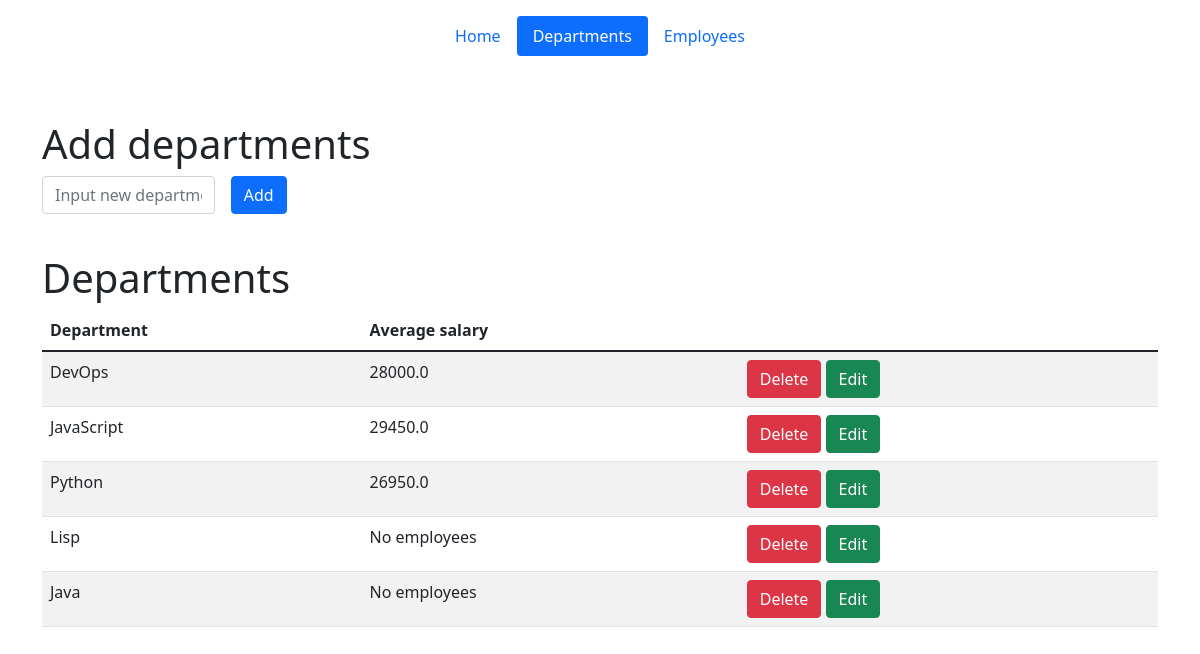
Before: /departments (signed in) with the older database file.
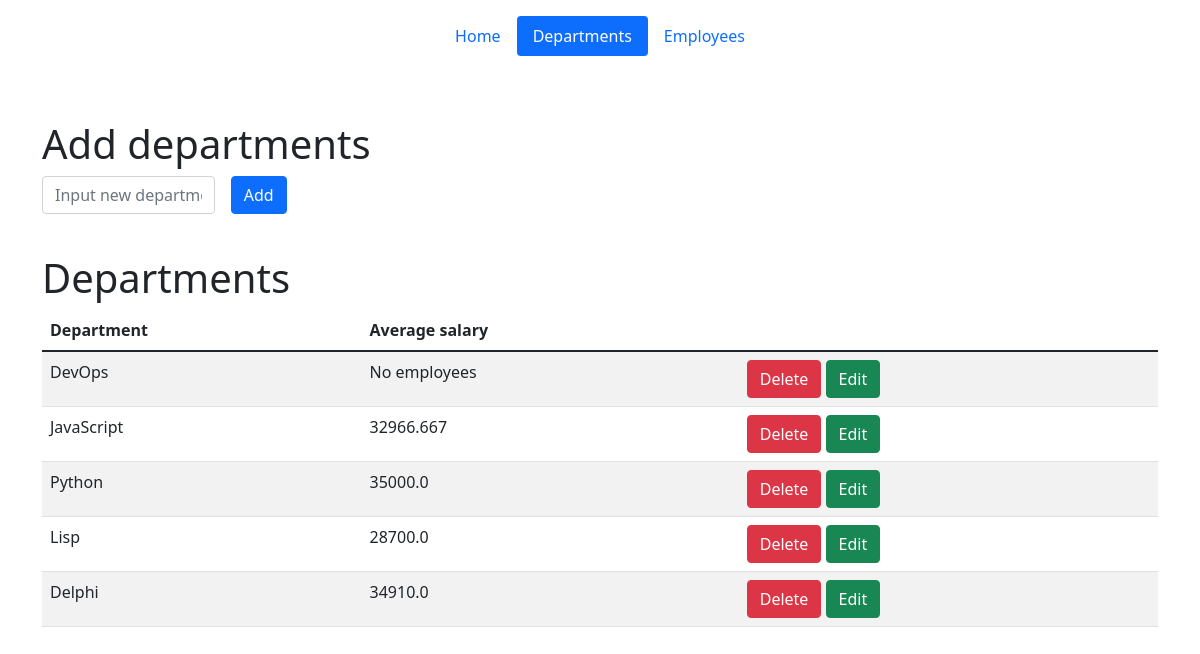
After: the same page with the newer database file.
### models/departments.py (models this page shows, shortened)
class Departments(db.Model):
    __table_args__ = {'extend_existing': True}
    id = db.Column(db.Integer, primary_key=True)
    department = db.Column(db.String(50), nullable=False)

### views/api.py (the view)
@api.route('/departments', methods=['POST', 'GET'])
@login_required
def departments_page():
    departments = Departments.query.all()
    employees = Employees.query.all()
    dnt_salary = avg_salaries(departments, employees)
    if session.get('user') == ADMIN:
        if request.method == 'POST':
            department = request.form.get('department')
            if department and not Departments.query.filter_by(department=department).first():
                add_dnt(department)
            return redirect('/departments')
        return render_template('departments.html', departments=departments, dnt_salary=dnt_salary)
    return render_template('departments_for_users.html', departments=departments, dnt_salary=dnt_salary)

### models/users.py (called while the page is built)
@login_manager.user_loader
def load_user(user_id):
    return User.query.get(user_id)

### service/__init__.py (called while the page is built)
def avg_salaries(departments, employees):
    dnt_salary = {}
    for dnt in departments:
        dnt_salary[dnt.department] = []
    for emp in employees:
        for dnt in departments:
            if emp.department == dnt.department:
                dnt_salary[dnt.department].append(emp.salary)
    for dnt_name in dnt_salary:
        avg_salary = None
        if dnt_salary[dnt_name]:
            avg_salary = 0
            for salary in dnt_salary[dnt_name]:
                avg_salary += salary
            avg_salary /= len(dnt_salary[dnt_name])
            dnt_salary[dnt_name] = round(avg_salary, 3)
        else:
            avg_salary = 'No employees'
            dnt_salary[dnt_name] = avg_salary
    return dnt_salary

### views/api.py (called while the page is built)
@api.before_request
def make_session_permanent():
    session.permanent = False

@api.after_request
def redirect_to_sign_in(response):
    if response.status_code == 401:
        return redirect(url_for('api.login_page') + '?next=' + request.url)
    return response

### templates/departments.html (shortened to what this page needs)
{% extends 'base.html' %}
{% block body %}
<div class="container">
        <header class="d-flex justify-content-center py-3">
          <ul class="nav nav-pills">
            <li class="nav-item"><a href="/" class="nav-link"  aria-current="page">Home</a></li>
            <li class="nav-item"><a href="/departments" class="nav-link active">Departments</a></li>
            <li class="nav-item"><a href="/employees" class="nav-link">Employees</a></li>
          </ul>
        </header>
      </div>
    <div class="container mt-5">
        <h1>Add departments</h1>
        <form method="post" class="row g-3 needs-validation">
            <div class="col-md-2">
                <input type="text" name="department" id="department" class="form-control" placeholder="Input new department">
            </div>
            <div class="col-md-2">
                <button class="btn btn-primary" type="submit">Add</button>
            </div>
            <div>
                <br>
            </div>
        </form>
        <h1>Departments</h1>
        <table id="data" class="table table-striped">
            <thead>
              <tr>
                <th>Department</th>
                  <th>Average salary</th>
                  <th></th>
              </tr>
            </thead>
            <tbody>
              {% for dnt in departments %}
                <tr>
                        {% if dnt.id == id %}
                     <form method="post" class="row g-3 needs-validation" novalidate>
                            <td>
                                <input type="text" name="department" class="form-control" value="{{ dnt.department }}">
                            </td>
                            <td>{% for dnt_name in dnt_salary %}
                              {% if dnt.department == dnt_name %}
                                {{ dnt_salary[dnt_name] }}
                              {% endif %}
                              {% endfor %}
                          </td>
                            <td>
                                <a href="/departments" class="btn btn-danger">Cancel</a>
                                <button class="btn btn-success" type="submit">Change</button>
                            </td>
                     </form>
                        {% else %}
                    <td>
                      {{ dnt.department }}
                    </td>
                  <td>{% for dnt_name in dnt_salary %}
                      {% if dnt.department == dnt_name %}
                        {{ dnt_salary[dnt_name] }}
                      {% endif %}
                      {% endfor %}
                  </td>
                     <td>
                         <a href="/departments/{{ dnt.id }}/del" class="btn btn-danger">Delete</a>
                        <a href="/departments/{{ dnt.id }}/edit" class="btn btn-success">Edit</a>
                    </td>
                    {% endif %}
                </tr>
              {% endfor %}
            </tbody>
  </table>
    </div>
{% endblock %}

Changed rows visible on the page:
computed for Departments "DevOps": department "28000.0" → "No employees"
computed for Departments "JavaScript": department "29450.0" → "32966.667"
computed for Departments "Python": department "26950.0" → "35000.0"
computed for Departments "Lisp": department "No employees" → "28700.0"
changed Departments: department "Java" → "Delphi"; department "No employees" → "34910.0"
